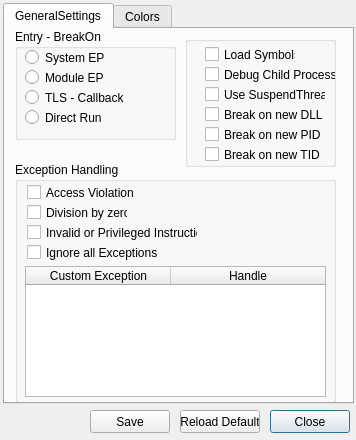
<?xml version="1.0" encoding="utf-8"?>
<!--
* 	This file is part of Nanomite.
*
*    Nanomite is free software: you can redistribute it and/or modify
*    it under the terms of the GNU General Public License as published by
*    the Free Software Foundation, either version 3 of the License, or
*    (at your option) any later version.
*
*    Nanomite is distributed in the hope that it will be useful,
*    but WITHOUT ANY WARRANTY; without even the implied warranty of
*    MERCHANTABILITY or FITNESS FOR A PARTICULAR PURPOSE.  See the
*    GNU General Public License for more details.
*
*    You should have received a copy of the GNU General Public License
*    along with Nanomite.  If not, see <http://www.gnu.org/licenses/>.
*/
-->
<ui version="4.0">
 <class>qtDLGOptionClass</class>
 <widget class="QDialog" name="qtDLGOptionClass">
  <property name="windowModality">
   <enum>Qt::WindowModal</enum>
  </property>
  <property name="geometry">
   <rect>
    <x>0</x>
    <y>0</y>
    <width>356</width>
    <height>440</height>
   </rect>
  </property>
  <property name="windowTitle">
   <string>[ Nanomite ] - Option</string>
  </property>
  <property name="windowIcon">
   <iconset resource="qtDLGNanomite.qrc">
    <normaloff>:/DLGNanomite/Icons/IDI_MAIN.ico</normaloff>:/DLGNanomite/Icons/IDI_MAIN.ico</iconset>
  </property>
  <widget class="QTabWidget" name="tabWidget">
   <property name="geometry">
    <rect>
     <x>3</x>
     <y>3</y>
     <width>351</width>
     <height>401</height>
    </rect>
   </property>
   <property name="currentIndex">
    <number>0</number>
   </property>
   <widget class="QWidget" name="GeneralSettings">
    <attribute name="title">
     <string>GeneralSettings</string>
    </attribute>
    <widget class="QGroupBox" name="groupBox_2">
     <property name="geometry">
      <rect>
       <x>10</x>
       <y>133</y>
       <width>321</width>
       <height>241</height>
      </rect>
     </property>
     <property name="sizePolicy">
      <sizepolicy hsizetype="Fixed" vsizetype="Preferred">
       <horstretch>0</horstretch>
       <verstretch>0</verstretch>
      </sizepolicy>
     </property>
     <property name="title">
      <string>Exception Handling</string>
     </property>
     <widget class="QTableWidget" name="tblCustomExceptions">
      <property name="geometry">
       <rect>
        <x>10</x>
        <y>104</y>
        <width>301</width>
        <height>131</height>
       </rect>
      </property>
      <property name="sizePolicy">
       <sizepolicy hsizetype="Fixed" vsizetype="Expanding">
        <horstretch>0</horstretch>
        <verstretch>0</verstretch>
       </sizepolicy>
      </property>
      <property name="contextMenuPolicy">
       <enum>Qt::CustomContextMenu</enum>
      </property>
      <property name="toolTip">
       <string extracomment="Handle - 1 = pass to app / 2 = ignore / 0 = break"/>
      </property>
      <attribute name="horizontalHeaderVisible">
       <bool>true</bool>
      </attribute>
      <attribute name="horizontalHeaderDefaultSectionSize">
       <number>145</number>
      </attribute>
      <attribute name="horizontalHeaderMinimumSectionSize">
       <number>145</number>
      </attribute>
      <attribute name="horizontalHeaderStretchLastSection">
       <bool>true</bool>
      </attribute>
      <attribute name="verticalHeaderVisible">
       <bool>false</bool>
      </attribute>
      <attribute name="verticalHeaderDefaultSectionSize">
       <number>15</number>
      </attribute>
      <attribute name="verticalHeaderMinimumSectionSize">
       <number>15</number>
      </attribute>
      <column>
       <property name="text">
        <string>Custom Exception</string>
       </property>
      </column>
      <column>
       <property name="text">
        <string>Handle</string>
       </property>
      </column>
     </widget>
     <widget class="QCheckBox" name="cbInvPriv">
      <property name="geometry">
       <rect>
        <x>12</x>
        <y>62</y>
        <width>171</width>
        <height>17</height>
       </rect>
      </property>
      <property name="sizePolicy">
       <sizepolicy hsizetype="Fixed" vsizetype="Fixed">
        <horstretch>0</horstretch>
        <verstretch>0</verstretch>
       </sizepolicy>
      </property>
      <property name="text">
       <string>Invalid or Privileged Instruction</string>
      </property>
     </widget>
     <widget class="QCheckBox" name="cbDivZero">
      <property name="geometry">
       <rect>
        <x>12</x>
        <y>42</y>
        <width>101</width>
        <height>17</height>
       </rect>
      </property>
      <property name="sizePolicy">
       <sizepolicy hsizetype="Fixed" vsizetype="Fixed">
        <horstretch>0</horstretch>
        <verstretch>0</verstretch>
       </sizepolicy>
      </property>
      <property name="text">
       <string>Division by zero</string>
      </property>
     </widget>
     <widget class="QCheckBox" name="cbIG_AVIOL">
      <property name="geometry">
       <rect>
        <x>12</x>
        <y>22</y>
        <width>110</width>
        <height>17</height>
       </rect>
      </property>
      <property name="sizePolicy">
       <sizepolicy hsizetype="Fixed" vsizetype="Fixed">
        <horstretch>0</horstretch>
        <verstretch>0</verstretch>
       </sizepolicy>
      </property>
      <property name="text">
       <string>Access Violation</string>
      </property>
     </widget>
     <widget class="QCheckBox" name="cbIgEx">
      <property name="geometry">
       <rect>
        <x>12</x>
        <y>82</y>
        <width>131</width>
        <height>17</height>
       </rect>
      </property>
      <property name="sizePolicy">
       <sizepolicy hsizetype="Fixed" vsizetype="Fixed">
        <horstretch>0</horstretch>
        <verstretch>0</verstretch>
       </sizepolicy>
      </property>
      <property name="text">
       <string>Ignore all Exceptions</string>
      </property>
     </widget>
    </widget>
    <widget class="QGroupBox" name="groupBox">
     <property name="geometry">
      <rect>
       <x>10</x>
       <y>0</y>
       <width>161</width>
       <height>111</height>
      </rect>
     </property>
     <property name="sizePolicy">
      <sizepolicy hsizetype="Fixed" vsizetype="Preferred">
       <horstretch>0</horstretch>
       <verstretch>0</verstretch>
      </sizepolicy>
     </property>
     <property name="title">
      <string>Entry - BreakOn</string>
     </property>
     <widget class="QRadioButton" name="rbSystemEP">
      <property name="geometry">
       <rect>
        <x>10</x>
        <y>20</y>
        <width>141</width>
        <height>17</height>
       </rect>
      </property>
      <property name="sizePolicy">
       <sizepolicy hsizetype="Fixed" vsizetype="Fixed">
        <horstretch>0</horstretch>
        <verstretch>0</verstretch>
       </sizepolicy>
      </property>
      <property name="text">
       <string>System EP</string>
      </property>
     </widget>
     <widget class="QRadioButton" name="rbModuleEP">
      <property name="geometry">
       <rect>
        <x>10</x>
        <y>40</y>
        <width>140</width>
        <height>17</height>
       </rect>
      </property>
      <property name="sizePolicy">
       <sizepolicy hsizetype="Fixed" vsizetype="Fixed">
        <horstretch>0</horstretch>
        <verstretch>0</verstretch>
       </sizepolicy>
      </property>
      <property name="text">
       <string>Module EP</string>
      </property>
     </widget>
     <widget class="QRadioButton" name="rbTlsCallback">
      <property name="geometry">
       <rect>
        <x>10</x>
        <y>60</y>
        <width>140</width>
        <height>17</height>
       </rect>
      </property>
      <property name="sizePolicy">
       <sizepolicy hsizetype="Fixed" vsizetype="Fixed">
        <horstretch>0</horstretch>
        <verstretch>0</verstretch>
       </sizepolicy>
      </property>
      <property name="text">
       <string>TLS - Callback</string>
      </property>
     </widget>
     <widget class="QRadioButton" name="rbDirect">
      <property name="geometry">
       <rect>
        <x>10</x>
        <y>80</y>
        <width>131</width>
        <height>17</height>
       </rect>
      </property>
      <property name="sizePolicy">
       <sizepolicy hsizetype="Fixed" vsizetype="Fixed">
        <horstretch>0</horstretch>
        <verstretch>0</verstretch>
       </sizepolicy>
      </property>
      <property name="text">
       <string>Direct Run</string>
      </property>
     </widget>
    </widget>
    <widget class="QGroupBox" name="groupBox_3">
     <property name="geometry">
      <rect>
       <x>180</x>
       <y>7</y>
       <width>151</width>
       <height>131</height>
      </rect>
     </property>
     <property name="sizePolicy">
      <sizepolicy hsizetype="Fixed" vsizetype="Preferred">
       <horstretch>0</horstretch>
       <verstretch>0</verstretch>
      </sizepolicy>
     </property>
     <property name="title">
      <string/>
     </property>
     <widget class="QCheckBox" name="cbLoadSym">
      <property name="geometry">
       <rect>
        <x>20</x>
        <y>10</y>
        <width>91</width>
        <height>17</height>
       </rect>
      </property>
      <property name="sizePolicy">
       <sizepolicy hsizetype="Fixed" vsizetype="Fixed">
        <horstretch>0</horstretch>
        <verstretch>0</verstretch>
       </sizepolicy>
      </property>
      <property name="text">
       <string>Load Symbols</string>
      </property>
     </widget>
     <widget class="QCheckBox" name="cbDebugChild">
      <property name="geometry">
       <rect>
        <x>20</x>
        <y>30</y>
        <width>131</width>
        <height>17</height>
       </rect>
      </property>
      <property name="sizePolicy">
       <sizepolicy hsizetype="Fixed" vsizetype="Fixed">
        <horstretch>0</horstretch>
        <verstretch>0</verstretch>
       </sizepolicy>
      </property>
      <property name="text">
       <string>Debug Child Processes</string>
      </property>
     </widget>
     <widget class="QCheckBox" name="cbSuspendThread">
      <property name="geometry">
       <rect>
        <x>20</x>
        <y>50</y>
        <width>121</width>
        <height>17</height>
       </rect>
      </property>
      <property name="sizePolicy">
       <sizepolicy hsizetype="Fixed" vsizetype="Fixed">
        <horstretch>0</horstretch>
        <verstretch>0</verstretch>
       </sizepolicy>
      </property>
      <property name="text">
       <string>Use SuspendThread</string>
      </property>
     </widget>
     <widget class="QCheckBox" name="cbBreakOnNewPID">
      <property name="geometry">
       <rect>
        <x>20</x>
        <y>90</y>
        <width>131</width>
        <height>17</height>
       </rect>
      </property>
      <property name="sizePolicy">
       <sizepolicy hsizetype="Fixed" vsizetype="Fixed">
        <horstretch>0</horstretch>
        <verstretch>0</verstretch>
       </sizepolicy>
      </property>
      <property name="text">
       <string>Break on new PID</string>
      </property>
     </widget>
     <widget class="QCheckBox" name="cbBreakOnNewTID">
      <property name="geometry">
       <rect>
        <x>20</x>
        <y>110</y>
        <width>121</width>
        <height>17</height>
       </rect>
      </property>
      <property name="sizePolicy">
       <sizepolicy hsizetype="Fixed" vsizetype="Fixed">
        <horstretch>0</horstretch>
        <verstretch>0</verstretch>
       </sizepolicy>
      </property>
      <property name="text">
       <string>Break on new TID</string>
      </property>
     </widget>
     <widget class="QCheckBox" name="cbBreakOnNewDLL">
      <property name="geometry">
       <rect>
        <x>20</x>
        <y>70</y>
        <width>121</width>
        <height>17</height>
       </rect>
      </property>
      <property name="sizePolicy">
       <sizepolicy hsizetype="Fixed" vsizetype="Fixed">
        <horstretch>0</horstretch>
        <verstretch>0</verstretch>
       </sizepolicy>
      </property>
      <property name="text">
       <string>Break on new DLL</string>
      </property>
     </widget>
    </widget>
   </widget>
   <widget class="QWidget" name="Colors">
    <attribute name="title">
     <string>Colors</string>
    </attribute>
    <widget class="QLineEdit" name="lineEdit">
     <property name="enabled">
      <bool>false</bool>
     </property>
     <property name="geometry">
      <rect>
       <x>10</x>
       <y>10</y>
       <width>91</width>
       <height>21</height>
      </rect>
     </property>
     <property name="text">
      <string>Call</string>
     </property>
    </widget>
    <widget class="QComboBox" name="comboCall">
     <property name="geometry">
      <rect>
       <x>110</x>
       <y>10</y>
       <width>221</width>
       <height>21</height>
      </rect>
     </property>
     <item>
      <property name="text">
       <string>White</string>
      </property>
     </item>
     <item>
      <property name="text">
       <string>Black</string>
      </property>
     </item>
     <item>
      <property name="text">
       <string>Red</string>
      </property>
     </item>
     <item>
      <property name="text">
       <string>Green</string>
      </property>
     </item>
     <item>
      <property name="text">
       <string>Dark green</string>
      </property>
     </item>
     <item>
      <property name="text">
       <string>Blue</string>
      </property>
     </item>
     <item>
      <property name="text">
       <string>Dark blue</string>
      </property>
     </item>
     <item>
      <property name="text">
       <string>Cyan</string>
      </property>
     </item>
     <item>
      <property name="text">
       <string>Dark cyan</string>
      </property>
     </item>
     <item>
      <property name="text">
       <string>Magenta</string>
      </property>
     </item>
     <item>
      <property name="text">
       <string>Dark magenta</string>
      </property>
     </item>
     <item>
      <property name="text">
       <string>Yellow</string>
      </property>
     </item>
     <item>
      <property name="text">
       <string>Dark yellow</string>
      </property>
     </item>
     <item>
      <property name="text">
       <string>Gray</string>
      </property>
     </item>
     <item>
      <property name="text">
       <string>Dark gray</string>
      </property>
     </item>
     <item>
      <property name="text">
       <string>Light gray</string>
      </property>
     </item>
    </widget>
    <widget class="QLineEdit" name="lineEdit_2">
     <property name="enabled">
      <bool>false</bool>
     </property>
     <property name="geometry">
      <rect>
       <x>10</x>
       <y>40</y>
       <width>91</width>
       <height>21</height>
      </rect>
     </property>
     <property name="text">
      <string>Jump</string>
     </property>
    </widget>
    <widget class="QLineEdit" name="lineEdit_3">
     <property name="enabled">
      <bool>false</bool>
     </property>
     <property name="geometry">
      <rect>
       <x>10</x>
       <y>70</y>
       <width>91</width>
       <height>21</height>
      </rect>
     </property>
     <property name="text">
      <string>Stack</string>
     </property>
    </widget>
    <widget class="QLineEdit" name="lineEdit_4">
     <property name="enabled">
      <bool>false</bool>
     </property>
     <property name="geometry">
      <rect>
       <x>10</x>
       <y>100</y>
       <width>91</width>
       <height>21</height>
      </rect>
     </property>
     <property name="text">
      <string>Move</string>
     </property>
    </widget>
    <widget class="QLineEdit" name="lineEdit_5">
     <property name="enabled">
      <bool>false</bool>
     </property>
     <property name="geometry">
      <rect>
       <x>10</x>
       <y>130</y>
       <width>91</width>
       <height>21</height>
      </rect>
     </property>
     <property name="text">
      <string>Breakpoint</string>
     </property>
    </widget>
    <widget class="QComboBox" name="comboJump">
     <property name="geometry">
      <rect>
       <x>110</x>
       <y>40</y>
       <width>221</width>
       <height>21</height>
      </rect>
     </property>
     <item>
      <property name="text">
       <string>White</string>
      </property>
     </item>
     <item>
      <property name="text">
       <string>Black</string>
      </property>
     </item>
     <item>
      <property name="text">
       <string>Red</string>
      </property>
     </item>
     <item>
      <property name="text">
       <string>Green</string>
      </property>
     </item>
     <item>
      <property name="text">
       <string>Dark green</string>
      </property>
     </item>
     <item>
      <property name="text">
       <string>Blue</string>
      </property>
     </item>
     <item>
      <property name="text">
       <string>Dark blue</string>
      </property>
     </item>
     <item>
      <property name="text">
       <string>Cyan</string>
      </property>
     </item>
     <item>
      <property name="text">
       <string>Dark cyan</string>
      </property>
     </item>
     <item>
      <property name="text">
       <string>Magenta</string>
      </property>
     </item>
     <item>
      <property name="text">
       <string>Dark magenta</string>
      </property>
     </item>
     <item>
      <property name="text">
       <string>Yellow</string>
      </property>
     </item>
     <item>
      <property name="text">
       <string>Dark yellow</string>
      </property>
     </item>
     <item>
      <property name="text">
       <string>Gray</string>
      </property>
     </item>
     <item>
      <property name="text">
       <string>Dark gray</string>
      </property>
     </item>
     <item>
      <property name="text">
       <string>Light gray</string>
      </property>
     </item>
    </widget>
    <widget class="QComboBox" name="comboStack">
     <property name="geometry">
      <rect>
       <x>110</x>
       <y>70</y>
       <width>221</width>
       <height>21</height>
      </rect>
     </property>
     <item>
      <property name="text">
       <string>White</string>
      </property>
     </item>
     <item>
      <property name="text">
       <string>Black</string>
      </property>
     </item>
     <item>
      <property name="text">
       <string>Red</string>
      </property>
     </item>
     <item>
      <property name="text">
       <string>Green</string>
      </property>
     </item>
     <item>
      <property name="text">
       <string>Dark green</string>
      </property>
     </item>
     <item>
      <property name="text">
       <string>Blue</string>
      </property>
     </item>
     <item>
      <property name="text">
       <string>Dark blue</string>
      </property>
     </item>
     <item>
      <property name="text">
       <string>Cyan</string>
      </property>
     </item>
     <item>
      <property name="text">
       <string>Dark cyan</string>
      </property>
     </item>
     <item>
      <property name="text">
       <string>Magenta</string>
      </property>
     </item>
     <item>
      <property name="text">
       <string>Dark magenta</string>
      </property>
     </item>
     <item>
      <property name="text">
       <string>Yellow</string>
      </property>
     </item>
     <item>
      <property name="text">
       <string>Dark yellow</string>
      </property>
     </item>
     <item>
      <property name="text">
       <string>Gray</string>
      </property>
     </item>
     <item>
      <property name="text">
       <string>Dark gray</string>
      </property>
     </item>
     <item>
      <property name="text">
       <string>Light gray</string>
      </property>
     </item>
    </widget>
    <widget class="QComboBox" name="comboMove">
     <property name="geometry">
      <rect>
       <x>110</x>
       <y>100</y>
       <width>221</width>
       <height>21</height>
      </rect>
     </property>
     <item>
      <property name="text">
       <string>White</string>
      </property>
     </item>
     <item>
      <property name="text">
       <string>Black</string>
      </property>
     </item>
     <item>
      <property name="text">
       <string>Red</string>
      </property>
     </item>
     <item>
      <property name="text">
       <string>Green</string>
      </property>
     </item>
     <item>
      <property name="text">
       <string>Dark green</string>
      </property>
     </item>
     <item>
      <property name="text">
       <string>Blue</string>
      </property>
     </item>
     <item>
      <property name="text">
       <string>Dark blue</string>
      </property>
     </item>
     <item>
      <property name="text">
       <string>Cyan</string>
      </property>
     </item>
     <item>
      <property name="text">
       <string>Dark cyan</string>
      </property>
     </item>
     <item>
      <property name="text">
       <string>Magenta</string>
      </property>
     </item>
     <item>
      <property name="text">
       <string>Dark magenta</string>
      </property>
     </item>
     <item>
      <property name="text">
       <string>Yellow</string>
      </property>
     </item>
     <item>
      <property name="text">
       <string>Dark yellow</string>
      </property>
     </item>
     <item>
      <property name="text">
       <string>Gray</string>
      </property>
     </item>
     <item>
      <property name="text">
       <string>Dark gray</string>
      </property>
     </item>
     <item>
      <property name="text">
       <string>Light gray</string>
      </property>
     </item>
    </widget>
    <widget class="QComboBox" name="comboBP">
     <property name="geometry">
      <rect>
       <x>110</x>
       <y>130</y>
       <width>221</width>
       <height>21</height>
      </rect>
     </property>
     <item>
      <property name="text">
       <string>White</string>
      </property>
     </item>
     <item>
      <property name="text">
       <string>Black</string>
      </property>
     </item>
     <item>
      <property name="text">
       <string>Red</string>
      </property>
     </item>
     <item>
      <property name="text">
       <string>Green</string>
      </property>
     </item>
     <item>
      <property name="text">
       <string>Dark green</string>
      </property>
     </item>
     <item>
      <property name="text">
       <string>Blue</string>
      </property>
     </item>
     <item>
      <property name="text">
       <string>Dark blue</string>
      </property>
     </item>
     <item>
      <property name="text">
       <string>Cyan</string>
      </property>
     </item>
     <item>
      <property name="text">
       <string>Dark cyan</string>
      </property>
     </item>
     <item>
      <property name="text">
       <string>Magenta</string>
      </property>
     </item>
     <item>
      <property name="text">
       <string>Dark magenta</string>
      </property>
     </item>
     <item>
      <property name="text">
       <string>Yellow</string>
      </property>
     </item>
     <item>
      <property name="text">
       <string>Dark yellow</string>
      </property>
     </item>
     <item>
      <property name="text">
       <string>Gray</string>
      </property>
     </item>
     <item>
      <property name="text">
       <string>Dark gray</string>
      </property>
     </item>
     <item>
      <property name="text">
       <string>Light gray</string>
      </property>
     </item>
    </widget>
    <widget class="QComboBox" name="comboMath">
     <property name="geometry">
      <rect>
       <x>110</x>
       <y>160</y>
       <width>221</width>
       <height>21</height>
      </rect>
     </property>
     <item>
      <property name="text">
       <string>White</string>
      </property>
     </item>
     <item>
      <property name="text">
       <string>Black</string>
      </property>
     </item>
     <item>
      <property name="text">
       <string>Red</string>
      </property>
     </item>
     <item>
      <property name="text">
       <string>Green</string>
      </property>
     </item>
     <item>
      <property name="text">
       <string>Dark green</string>
      </property>
     </item>
     <item>
      <property name="text">
       <string>Blue</string>
      </property>
     </item>
     <item>
      <property name="text">
       <string>Dark blue</string>
      </property>
     </item>
     <item>
      <property name="text">
       <string>Cyan</string>
      </property>
     </item>
     <item>
      <property name="text">
       <string>Dark cyan</string>
      </property>
     </item>
     <item>
      <property name="text">
       <string>Magenta</string>
      </property>
     </item>
     <item>
      <property name="text">
       <string>Dark magenta</string>
      </property>
     </item>
     <item>
      <property name="text">
       <string>Yellow</string>
      </property>
     </item>
     <item>
      <property name="text">
       <string>Dark yellow</string>
      </property>
     </item>
     <item>
      <property name="text">
       <string>Gray</string>
      </property>
     </item>
     <item>
      <property name="text">
       <string>Dark gray</string>
      </property>
     </item>
     <item>
      <property name="text">
       <string>Light gray</string>
      </property>
     </item>
    </widget>
    <widget class="QLineEdit" name="lineEdit_6">
     <property name="enabled">
      <bool>false</bool>
     </property>
     <property name="geometry">
      <rect>
       <x>10</x>
       <y>160</y>
       <width>91</width>
       <height>21</height>
      </rect>
     </property>
     <property name="text">
      <string>Math</string>
     </property>
    </widget>
   </widget>
  </widget>
  <widget class="QPushButton" name="btnClose">
   <property name="geometry">
    <rect>
     <x>270</x>
     <y>410</y>
     <width>80</width>
     <height>23</height>
    </rect>
   </property>
   <property name="sizePolicy">
    <sizepolicy hsizetype="Fixed" vsizetype="Fixed">
     <horstretch>0</horstretch>
     <verstretch>0</verstretch>
    </sizepolicy>
   </property>
   <property name="text">
    <string>Close</string>
   </property>
  </widget>
  <widget class="QPushButton" name="btnSave">
   <property name="geometry">
    <rect>
     <x>90</x>
     <y>410</y>
     <width>80</width>
     <height>23</height>
    </rect>
   </property>
   <property name="sizePolicy">
    <sizepolicy hsizetype="Fixed" vsizetype="Fixed">
     <horstretch>0</horstretch>
     <verstretch>0</verstretch>
    </sizepolicy>
   </property>
   <property name="text">
    <string>Save</string>
   </property>
  </widget>
  <widget class="QPushButton" name="btnReload">
   <property name="geometry">
    <rect>
     <x>180</x>
     <y>410</y>
     <width>80</width>
     <height>23</height>
    </rect>
   </property>
   <property name="sizePolicy">
    <sizepolicy hsizetype="Fixed" vsizetype="Fixed">
     <horstretch>0</horstretch>
     <verstretch>0</verstretch>
    </sizepolicy>
   </property>
   <property name="text">
    <string>Reload Default</string>
   </property>
  </widget>
 </widget>
 <resources>
  <include location="qtDLGNanomite.qrc"/>
 </resources>
 <connections/>
</ui>
